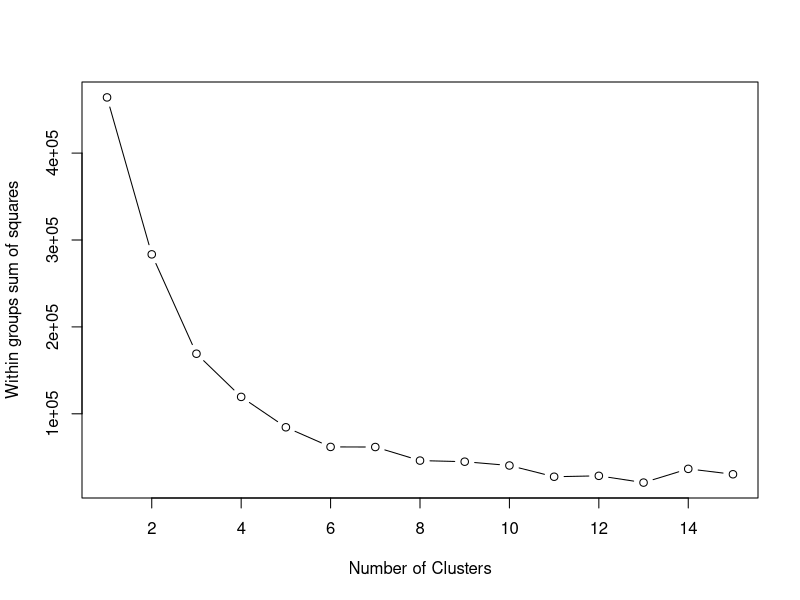

The R script that drew this image:
#elbow function
data=read.csv("kmeans.csv",head=FALSE)
data1<-data[3:11]
wss <- (nrow(data1)-1)*sum(apply(data1,2,var))
for (i in 2:15) wss[i] <- sum(kmeans(data1,centers=i)$withinss)
plot(1:15, wss, type="b", xlab="Number of Clusters",ylab="Within groups sum of squares")
